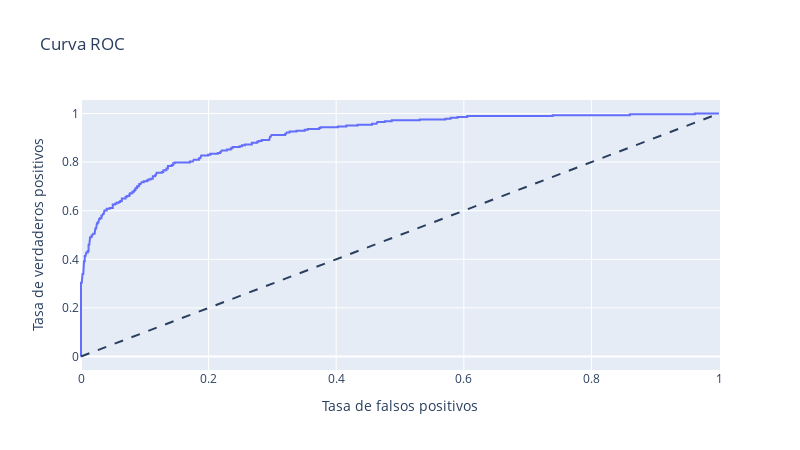

The code cell stored with this chart in its notebook:
### Markdown cell above
#### LIGHTGBM

### Code cell
train_data = lgbm.Dataset(X_train, label=y_train)

# Definir el espacio de búsqueda de hiperparámetros
param_grid = {
    'boosting_type': ['gbdt'],
    'objective': ['binary'],
    'metric': ['binary_logloss'],
    'num_leaves': [31, 50, 100],
    'n_estimators': [100, 200, 300],
    'learning_rate': [0.1, 0.01, 0.05],
    'min_child_samples': [20, 30],
    'reg_alpha': [0.0, 0.1],
    'reg_lambda': [0.0, 0.1]
}

# Variables para almacenar los mejores resultados
best_params = None
best_score = float('inf')

# Parámetros para early stopping
early_stopping_rounds = 10

# Búsqueda de hiperparámetros utilizando validación cruzada
for num_leaves in param_grid['num_leaves']:
    for n_estimators in param_grid['num_leaves']:    
        for learning_rate in param_grid['learning_rate']:
                for min_child_samples in param_grid['min_child_samples']:
                    for reg_alpha in param_grid['reg_alpha']:
                        for reg_lambda in param_grid['reg_lambda']:
                            params = {
                                'boosting_type': 'gbdt',
                                'objective': 'binary',
                                'metric': 'binary_logloss',
                                'num_leaves': num_leaves,
                                'learning_rate': learning_rate,
                                'min_child_samples': min_child_samples,
                                'reg_alpha': reg_alpha,
                                'reg_lambda': reg_lambda,
                                'verbose': -1
                            }

                            # Realizar la validación cruzada
                            cv_results = lgbm.cv(params, train_data, nfold=5, metrics='binary_logloss', stratified=True, seed=123)

                            # Implementar early stopping manualmente
                            min_logloss = np.min(cv_results['valid binary_logloss-mean'])
                            best_round = np.argmin(cv_results['valid binary_logloss-mean'])

                            if best_round + early_stopping_rounds < len(cv_results['valid binary_logloss-mean']):
                                continue

                            # Verificar si es la mejor métrica encontrada
                            if min_logloss < best_score:
                                best_score = min_logloss
                                best_params = params
                            

# Entrenar el modelo con los mejores hiperparámetros encontrados
print("Mejores hiperparámetros:", best_params)

model_lgbm = lgbm.train(best_params, train_data)
predictions = ((model_lgbm.predict(X_test)) >= 0.5).astype(int)

# Evaluar el modelo
find_scores(X_test, y_test, predictions, model_lgbm)

### Figure 1 — Plotly figure (JSON) as saved in the notebook; plotly's stock layout.template omitted (floating-point values rounded to 4 significant figures; data arrays with more than 128 entries replaced by an {"elided": "..."} marker saying what was removed)
{"data": [{"hovertemplate": "Tasa de falsos positivos=%{x}<br>Tasa de verdaderos positivos=%{y}<extra></extra>", "legendgroup": "", "line": {"color": "#636efa", "dash": "solid"}, "marker": {"symbol": "circle"}, "mode": "lines", "name": "", "orientation": "v", "showlegend": false, "type": "scatter", "x": {"elided": "242 float values"}, "xaxis": "x", "y": {"elided": "242 float values"}, "yaxis": "y"}], "layout": {"height": 450, "legend": {"tracegroupgap": 0}, "shapes": [{"line": {"dash": "dash"}, "type": "line", "x0": 0, "x1": 1, "y0": 0, "y1": 1}], "title": {"text": "Curva ROC"}, "width": 800, "xaxis": {"anchor": "y", "domain": [0, 1], "title": {"text": "Tasa de falsos positivos"}}, "yaxis": {"anchor": "x", "domain": [0, 1], "title": {"text": "Tasa de verdaderos positivos"}}}}
